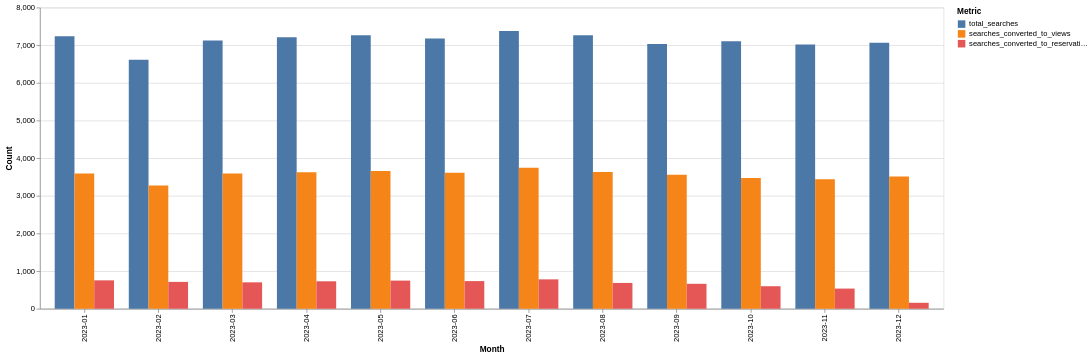

Here is the notebook cell this chart was saved with:
### Code cell
# Altair viz
sort_order = [
    'total_searches', 
    'searches_converted_to_views',
    'searches_converted_to_reservations'
]

total_conversion_bars = (
    alt.Chart(search_conversion_monthly_melted)
    .mark_bar()
    .encode(
        x=alt.X('event_month:N', title='Month'),
        xOffset=alt.X('metric:N', sort = sort_order),                     
        y=alt.Y('count:Q', title='Count'),
        color=alt.Color('metric:N', title='Metric', sort = sort_order)
        )
    .properties(
        width=1200,  
        height=400   
    )
)

total_conversion_bars

#From these graphs I can see that conversion has remained roughly flat over the 12month period in the data, with conversion from search to paid reservation hovering just under 11%
#I'm curious to know whether there is any obvious winner in terms of the search attribution source that could be better capitalized upon.

### Figure 1 — Vega-Lite specification as saved in the notebook (floating-point values rounded to 4 significant figures)
{"config": {"view": {"continuousWidth": 300, "continuousHeight": 300}}, "data": {"name": "data-f9e0b25f44fe4fa99f0684c832e63883"}, "mark": {"type": "bar"}, "encoding": {"color": {"field": "metric", "sort": ["total_searches", "searches_converted_to_views", "searches_converted_to_reservations"], "title": "Metric", "type": "nominal"}, "x": {"field": "event_month", "title": "Month", "type": "nominal"}, "xOffset": {"field": "metric", "sort": ["total_searches", "searches_converted_to_views", "searches_converted_to_reservations"], "type": "nominal"}, "y": {"field": "count", "title": "Count", "type": "quantitative"}}, "height": 400, "width": 1200, "$schema": "https://vega.github.io/schema/vega-lite/v5.20.1.json", "datasets": {"data-f9e0b25f44fe4fa99f0684c832e63883": [{"event_month": "2023-01", "conversion_rate": 10.42, "metric": "total_searches", "count": 7234}, {"event_month": "2023-02", "conversion_rate": 10.79, "metric": "total_searches", "count": 6610}, {"event_month": "2023-03", "conversion_rate": 9.84, "metric": "total_searches", "count": 7124}, {"event_month": "2023-04", "conversion_rate": 10.11, "metric": "total_searches", "count": 7210}, {"event_month": "2023-05", "conversion_rate": 10.29, "metric": "total_searches", "count": 7263}, {"event_month": "2023-06", "conversion_rate": 10.23, "metric": "total_searches", "count": 7176}, {"event_month": "2023-07", "conversion_rate": 10.57, "metric": "total_searches", "count": 7379}, {"event_month": "2023-08", "conversion_rate": 9.431, "metric": "total_searches", "count": 7263}, {"event_month": "2023-09", "conversion_rate": 9.418, "metric": "total_searches", "count": 7029}, {"event_month": "2023-10", "conversion_rate": 8.417, "metric": "total_searches", "count": 7105}, {"event_month": "2023-11", "conversion_rate": 7.625, "metric": "total_searches", "count": 7016}, {"event_month": "2023-12", "conversion_rate": 2.237, "metric": "total_searches", "count": 7063}, {"event_month": "2023-01", "conversion_rate": 10.42, "metric": "searches_converted_to_views", "count": 3590}, {"event_month": "2023-02", "conversion_rate": 10.79, "metric": "searches_converted_to_views", "count": 3275}, {"event_month": "2023-03", "conversion_rate": 9.84, "metric": "searches_converted_to_views", "count": 3594}, {"event_month": "2023-04", "conversion_rate": 10.11, "metric": "searches_converted_to_views", "count": 3622}, {"event_month": "2023-05", "conversion_rate": 10.29, "metric": "searches_converted_to_views", "count": 3655}, {"event_month": "2023-06", "conversion_rate": 10.23, "metric": "searches_converted_to_views", "count": 3614}, {"event_month": "2023-07", "conversion_rate": 10.57, "metric": "searches_converted_to_views", "count": 3743}, {"event_month": "2023-08", "conversion_rate": 9.431, "metric": "searches_converted_to_views", "count": 3632}, {"event_month": "2023-09", "conversion_rate": 9.418, "metric": "searches_converted_to_views", "count": 3559}, {"event_month": "2023-10", "conversion_rate": 8.417, "metric": "searches_converted_to_views", "count": 3470}, {"event_month": "2023-11", "conversion_rate": 7.625, "metric": "searches_converted_to_views", "count": 3438}, {"event_month": "2023-12", "conversion_rate": 2.237, "metric": "searches_converted_to_views", "count": 3513}, {"event_month": "2023-01", "conversion_rate": 10.42, "metric": "searches_converted_to_reservations", "count": 754}, {"event_month": "2023-02", "conversion_rate": 10.79, "metric": "searches_converted_to_reservations", "count": 713}, {"event_month": "2023-03", "conversion_rate": 9.84, "metric": "searches_converted_to_reservations", "count": 701}, {"event_month": "2023-04", "conversion_rate": 10.11, "metric": "searches_converted_to_reservations", "count": 729}, {"event_month": "2023-05", "conversion_rate": 10.29, "metric": "searches_converted_to_reservations", "count": 747}, {"event_month": "2023-06", "conversion_rate": 10.23, "metric": "searches_converted_to_reservations", "count": 734}, {"event_month": "2023-07", "conversion_rate": 10.57, "metric": "searches_converted_to_reservations", "count": 780}, {"event_month": "2023-08", "conversion_rate": 9.431, "metric": "searches_converted_to_reservations", "count": 685}, {"event_month": "2023-09", "conversion_rate": 9.418, "metric": "searches_converted_to_reservations", "count": 662}, {"event_month": "2023-10", "conversion_rate": 8.417, "metric": "searches_converted_to_reservations", "count": 598}, {"event_month": "2023-11", "conversion_rate": 7.625, "metric": "searches_converted_to_reservations", "count": 535}, {"event_month": "2023-12", "conversion_rate": 2.237, "metric": "searches_converted_to_reservations", "count": 158}]}}
